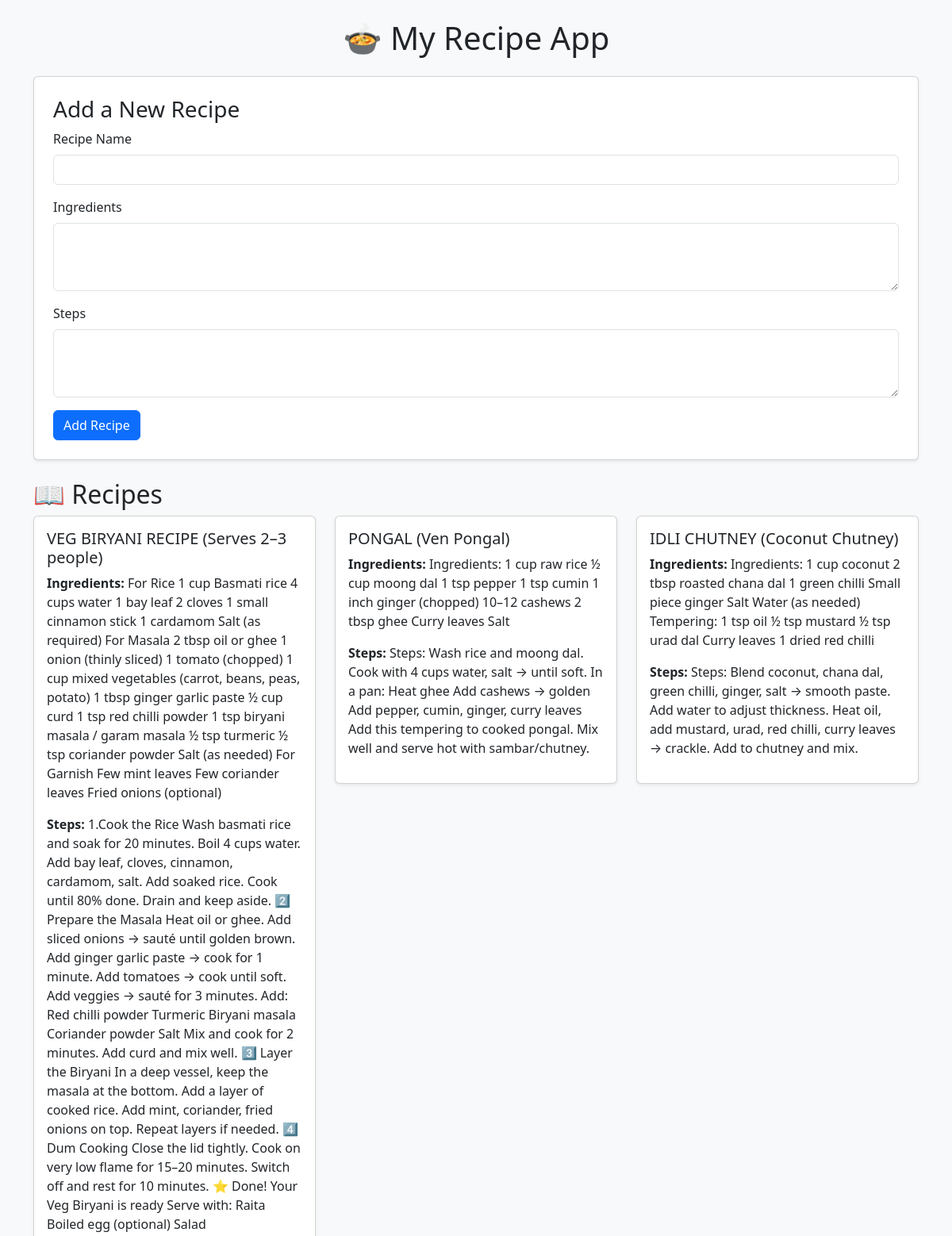
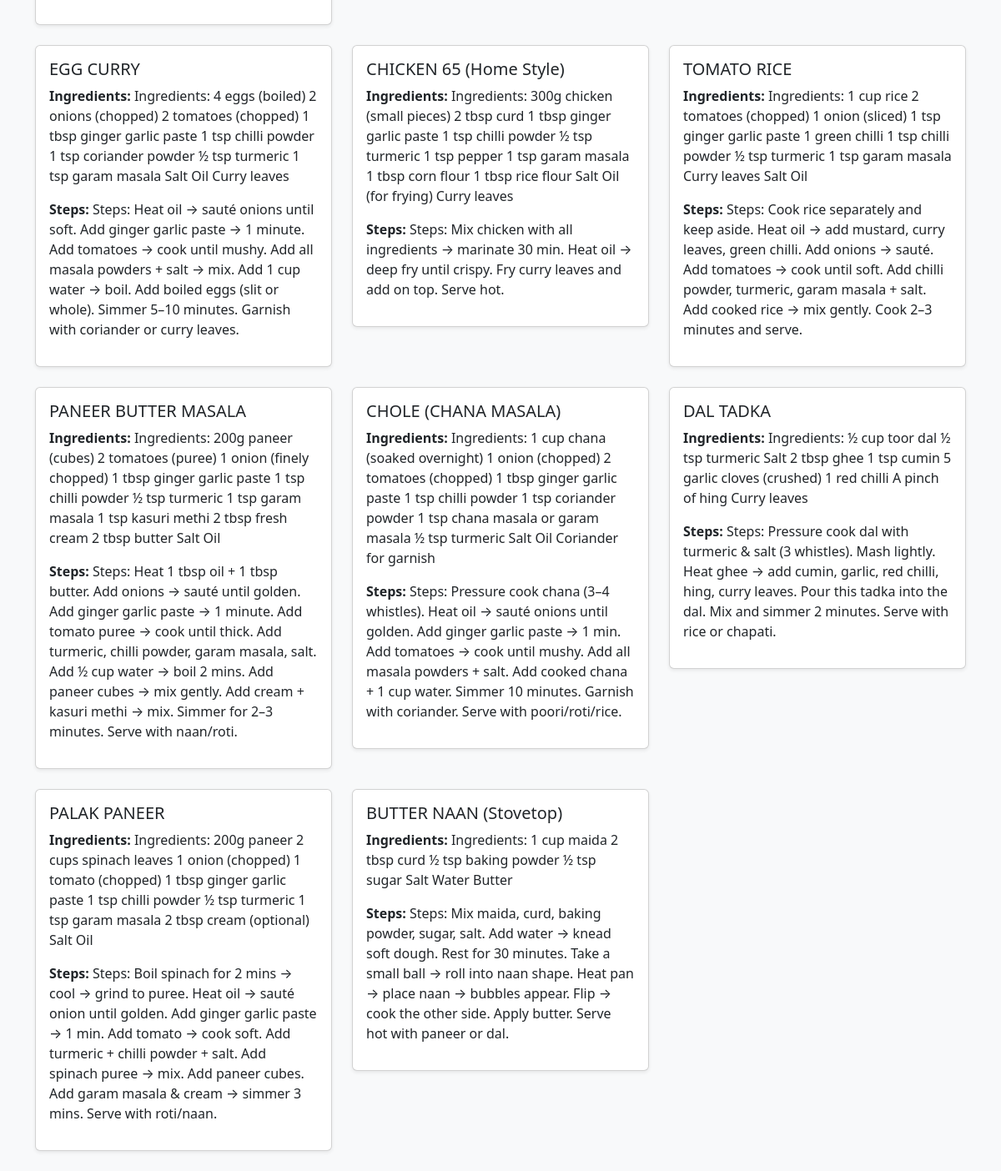
The page / on the database its author committed (2 pictures, top to bottom).
### app.py (models this page shows)
class Recipe(db.Model):
    id = db.Column(db.Integer, primary_key=True)
    name = db.Column(db.String(200), nullable=False)
    ingredients = db.Column(db.Text, nullable=False)
    steps = db.Column(db.Text, nullable=False)

### app.py (the view, shortened to what this page needs)
@app.route("/", methods=["GET", "POST"])
def home():
    recipes = Recipe.query.all()
    return render_template("index.html", recipes=recipes)

### templates/index.html (shortened to what this page needs)
<!DOCTYPE html>
<html>
<head>
    <link rel="stylesheet" href="https://cdn.jsdelivr.net/npm/bootstrap@5.3.2/dist/css/bootstrap.min.css">
</head>
<body class="bg-light">
    <div class="container mt-4">
        <h1 class="text-center mb-4">🍲 My Recipe App</h1>
        <div class="card shadow-sm p-4 mb-4">
            <h3>Add a New Recipe</h3>
            <form method="POST">
                <label class="form-label">Recipe Name</label>
                <input type="text" name="name" class="form-control" required>
                <label class="form-label mt-3">Ingredients</label>
                <textarea name="ingredients" class="form-control" rows="3" required></textarea>
                <label class="form-label mt-3">Steps</label>
                <textarea name="steps" class="form-control" rows="3" required></textarea>
                <button type="submit" class="btn btn-primary mt-3">Add Recipe</button>
            </form>
        </div>
        <h2>📖 Recipes</h2>
        <div class="row">
            {% for recipe in recipes %}
            <div class="col-md-4">
                <div class="card mb-4 shadow-sm">
                    <div class="card-body">
                        <h5 class="card-title">{{ recipe.name }}</h5>
                        <p><b>Ingredients:</b> {{ recipe.ingredients }}</p>
                        <p><b>Steps:</b> {{ recipe.steps }}</p>
                    </div>
                </div>
            </div>
            {% endfor %}
        </div>
    </div>
</body>
</html>

### rows shown on the page
Recipe: name "VEG BIRYANI RECIPE (Serves 2–3 people)", ingredients "For Rice 1 cup Basmati rice 4 cups water 1 bay leaf 2 cloves 1 small cinnamon stick 1 cardamom Salt (as required) For Masala 2 tbsp oil or ghee 1 onion (thinly sliced) 1 tomato (chopped) 1 cup mixed vegetables (carrot, beans, peas, potato) 1 tbsp ginger garlic paste ½ cup curd 1 tsp red chilli powder 1 tsp biryani masala / garam masala ½ tsp turmeric ½ tsp coriander powder Salt (as needed) For Garnish Few mint leaves Few coriander leaves Fried onions (optional)", steps "1.Cook the Rice Wash basmati rice and soak for 20 minutes. Boil 4 cups water. Add bay leaf, cloves, cinnamon, cardamom, salt. Add soaked rice. Cook until 80% done. Drain and keep aside. 2️⃣ Prepare the Masala Heat oil or ghee. Add sliced onions → sauté until golden brown. Add ginger garlic paste → cook for 1 minute. Add tomatoes → cook until soft. Add veggies → sauté for 3 minutes. Add: Red chilli powder Turmeric Biryani masala Coriander powder Salt Mix and cook for 2 minutes. Add curd and mix well. 3️⃣ Layer the Biryani In a deep vessel, keep the masala at the bottom. Add a layer of cooked rice. Add mint, coriander, fried onions on top. Repeat layers if needed. 4️⃣ Dum Cooking Close the…"
Recipe: name "PONGAL (Ven Pongal)", ingredients "Ingredients: 1 cup raw rice ½ cup moong dal 1 tsp pepper 1 tsp cumin 1 inch ginger (chopped) 10–12 cashews 2 tbsp ghee Curry leaves Salt", steps "Steps: Wash rice and moong dal. Cook with 4 cups water, salt → until soft. In a pan: Heat ghee Add cashews → golden Add pepper, cumin, ginger, curry leaves Add this tempering to cooked pongal. Mix well and serve hot with sambar/chutney."
Recipe: name "IDLI CHUTNEY (Coconut Chutney)", ingredients "Ingredients: 1 cup coconut 2 tbsp roasted chana dal 1 green chilli Small piece ginger Salt Water (as needed) Tempering: 1 tsp oil ½ tsp mustard ½ tsp urad dal Curry leaves 1 dried red chilli", steps "Steps: Blend coconut, chana dal, green chilli, ginger, salt → smooth paste. Add water to adjust thickness. Heat oil, add mustard, urad, red chilli, curry leaves → crackle. Add to chutney and mix."
Recipe: name "EGG CURRY", ingredients "Ingredients: 4 eggs (boiled) 2 onions (chopped) 2 tomatoes (chopped) 1 tbsp ginger garlic paste 1 tsp chilli powder 1 tsp coriander powder ½ tsp turmeric 1 tsp garam masala Salt Oil Curry leaves", steps "Steps: Heat oil → sauté onions until soft. Add ginger garlic paste → 1 minute. Add tomatoes → cook until mushy. Add all masala powders + salt → mix. Add 1 cup water → boil. Add boiled eggs (slit or whole). Simmer 5–10 minutes. Garnish with coriander or curry leaves."
Recipe: name "CHICKEN 65 (Home Style)", ingredients "Ingredients: 300g chicken (small pieces) 2 tbsp curd 1 tbsp ginger garlic paste 1 tsp chilli powder ½ tsp turmeric 1 tsp pepper 1 tsp garam masala 1 tbsp corn flour 1 tbsp rice flour Salt Oil (for frying) Curry leaves", steps "Steps: Mix chicken with all ingredients → marinate 30 min. Heat oil → deep fry until crispy. Fry curry leaves and add on top. Serve hot."
Recipe: name "TOMATO RICE", ingredients "Ingredients: 1 cup rice 2 tomatoes (chopped) 1 onion (sliced) 1 tsp ginger garlic paste 1 green chilli 1 tsp chilli powder ½ tsp turmeric 1 tsp garam masala Curry leaves Salt Oil", steps "Steps: Cook rice separately and keep aside. Heat oil → add mustard, curry leaves, green chilli. Add onions → sauté. Add tomatoes → cook until soft. Add chilli powder, turmeric, garam masala + salt. Add cooked rice → mix gently. Cook 2–3 minutes and serve."
Recipe: name "PANEER BUTTER MASALA", ingredients "Ingredients: 200g paneer (cubes) 2 tomatoes (puree) 1 onion (finely chopped) 1 tbsp ginger garlic paste 1 tsp chilli powder ½ tsp turmeric 1 tsp garam masala 1 tsp kasuri methi 2 tbsp fresh cream 2 tbsp butter Salt Oil", steps "Steps: Heat 1 tbsp oil + 1 tbsp butter. Add onions → sauté until golden. Add ginger garlic paste → 1 minute. Add tomato puree → cook until thick. Add turmeric, chilli powder, garam masala, salt. Add ½ cup water → boil 2 mins. Add paneer cubes → mix gently. Add cream + kasuri methi → mix. Simmer for 2–3 minutes. Serve with naan/roti."
Recipe: name "CHOLE (CHANA MASALA)", ingredients "Ingredients: 1 cup chana (soaked overnight) 1 onion (chopped) 2 tomatoes (chopped) 1 tbsp ginger garlic paste 1 tsp chilli powder 1 tsp coriander powder 1 tsp chana masala or garam masala ½ tsp turmeric Salt Oil Coriander for garnish", steps "Steps: Pressure cook chana (3–4 whistles). Heat oil → sauté onions until golden. Add ginger garlic paste → 1 min. Add tomatoes → cook until mushy. Add all masala powders + salt. Add cooked chana + 1 cup water. Simmer 10 minutes. Garnish with coriander. Serve with poori/roti/rice."
Recipe: name "DAL TADKA", ingredients "Ingredients: ½ cup toor dal ½ tsp turmeric Salt 2 tbsp ghee 1 tsp cumin 5 garlic cloves (crushed) 1 red chilli A pinch of hing Curry leaves", steps "Steps: Pressure cook dal with turmeric & salt (3 whistles). Mash lightly. Heat ghee → add cumin, garlic, red chilli, hing, curry leaves. Pour this tadka into the dal. Mix and simmer 2 minutes. Serve with rice or chapati."
Recipe: name "PALAK PANEER", ingredients "Ingredients: 200g paneer 2 cups spinach leaves 1 onion (chopped) 1 tomato (chopped) 1 tbsp ginger garlic paste 1 tsp chilli powder ½ tsp turmeric 1 tsp garam masala 2 tbsp cream (optional) Salt Oil", steps "Steps: Boil spinach for 2 mins → cool → grind to puree. Heat oil → sauté onion until golden. Add ginger garlic paste → 1 min. Add tomato → cook soft. Add turmeric + chilli powder + salt. Add spinach puree → mix. Add paneer cubes. Add garam masala & cream → simmer 3 mins. Serve with roti/naan."
Recipe: name "BUTTER NAAN (Stovetop)", ingredients "Ingredients: 1 cup maida 2 tbsp curd ½ tsp baking powder ½ tsp sugar Salt Water Butter", steps "Steps: Mix maida, curd, baking powder, sugar, salt. Add water → knead soft dough. Rest for 30 minutes. Take a small ball → roll into naan shape. Heat pan → place naan → bubbles appear. Flip → cook the other side. Apply butter. Serve hot with paneer or dal."
